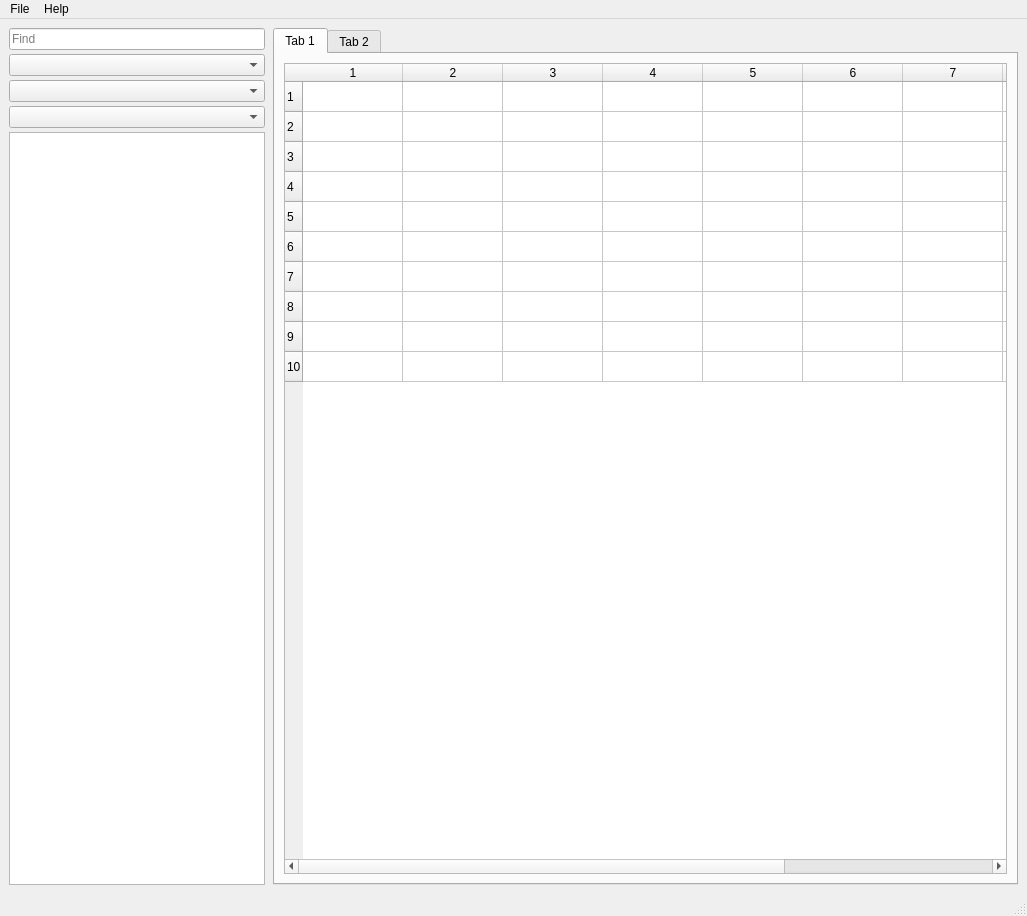
<?xml version="1.0" encoding="UTF-8"?>
<ui version="4.0">
 <class>MainWindow</class>
 <widget class="QMainWindow" name="MainWindow">
  <property name="geometry">
   <rect>
    <x>0</x>
    <y>0</y>
    <width>1027</width>
    <height>916</height>
   </rect>
  </property>
  <property name="windowTitle">
   <string>Tides of War Quest Maker</string>
  </property>
  <widget class="QWidget" name="centralwidget">
   <layout class="QHBoxLayout" name="horizontalLayout" stretch="0,3">
    <property name="spacing">
     <number>8</number>
    </property>
    <property name="sizeConstraint">
     <enum>QLayout::SetDefaultConstraint</enum>
    </property>
    <property name="leftMargin">
     <number>9</number>
    </property>
    <property name="bottomMargin">
     <number>9</number>
    </property>
    <item>
     <layout class="QVBoxLayout" name="db_layout" stretch="0,0,0,0,0">
      <property name="spacing">
       <number>4</number>
      </property>
      <item>
       <widget class="QLineEdit" name="search">
        <property name="placeholderText">
         <string>Find</string>
        </property>
       </widget>
      </item>
      <item>
       <widget class="QComboBox" name="filter_db">
        <property name="currentText">
         <string/>
        </property>
        <property name="currentIndex">
         <number>-1</number>
        </property>
       </widget>
      </item>
      <item>
       <widget class="QComboBox" name="filter_type"/>
      </item>
      <item>
       <widget class="QComboBox" name="filter_sub_type"/>
      </item>
      <item>
       <widget class="QListWidget" name="list_view">
        <property name="dragEnabled">
         <bool>true</bool>
        </property>
        <property name="dragDropMode">
         <enum>QAbstractItemView::NoDragDrop</enum>
        </property>
        <property name="alternatingRowColors">
         <bool>true</bool>
        </property>
        <property name="isWrapping" stdset="0">
         <bool>false</bool>
        </property>
        <property name="modelColumn">
         <number>0</number>
        </property>
       </widget>
      </item>
     </layout>
    </item>
    <item>
     <widget class="QTabWidget" name="tabs">
      <widget class="QWidget" name="tab">
       <attribute name="title">
        <string>Tab 1</string>
       </attribute>
       <layout class="QVBoxLayout" name="verticalLayout">
        <item>
         <widget class="QTableWidget" name="node_list">
          <property name="sizeAdjustPolicy">
           <enum>QAbstractScrollArea::AdjustToContents</enum>
          </property>
          <property name="rowCount">
           <number>10</number>
          </property>
          <property name="columnCount">
           <number>10</number>
          </property>
          <row/>
          <row/>
          <row/>
          <row/>
          <row/>
          <row/>
          <row/>
          <row/>
          <row/>
          <row/>
          <column/>
          <column/>
          <column/>
          <column/>
          <column/>
          <column/>
          <column/>
          <column/>
          <column/>
          <column/>
         </widget>
        </item>
       </layout>
      </widget>
      <widget class="QWidget" name="tab_2">
       <attribute name="title">
        <string>Tab 2</string>
       </attribute>
      </widget>
     </widget>
    </item>
   </layout>
  </widget>
  <widget class="QMenuBar" name="menu_bar">
   <property name="geometry">
    <rect>
     <x>0</x>
     <y>0</y>
     <width>1027</width>
     <height>22</height>
    </rect>
   </property>
   <widget class="QMenu" name="menu_file">
    <property name="title">
     <string>File</string>
    </property>
    <addaction name="action_new"/>
    <addaction name="action_open"/>
    <addaction name="separator"/>
    <addaction name="action_save"/>
    <addaction name="action_save_As"/>
    <addaction name="separator"/>
    <addaction name="action_quit"/>
   </widget>
   <widget class="QMenu" name="menu_help">
    <property name="title">
     <string>Help</string>
    </property>
    <addaction name="action_about"/>
   </widget>
   <addaction name="menu_file"/>
   <addaction name="menu_help"/>
  </widget>
  <widget class="QStatusBar" name="status_bar"/>
  <action name="action_new">
   <property name="text">
    <string>New</string>
   </property>
   <property name="shortcut">
    <string>Ctrl+N</string>
   </property>
  </action>
  <action name="action_open">
   <property name="text">
    <string>Open</string>
   </property>
   <property name="shortcut">
    <string>Ctrl+O</string>
   </property>
  </action>
  <action name="action_save">
   <property name="text">
    <string>Save</string>
   </property>
   <property name="shortcut">
    <string>Ctrl+S</string>
   </property>
  </action>
  <action name="action_save_As">
   <property name="text">
    <string>Save As</string>
   </property>
   <property name="shortcut">
    <string>Ctrl+Shift+S</string>
   </property>
  </action>
  <action name="action_about">
   <property name="text">
    <string>About</string>
   </property>
  </action>
  <action name="action_quit">
   <property name="text">
    <string>Quit</string>
   </property>
   <property name="shortcut">
    <string>Ctrl+Q</string>
   </property>
  </action>
 </widget>
 <resources/>
 <connections/>
</ui>
